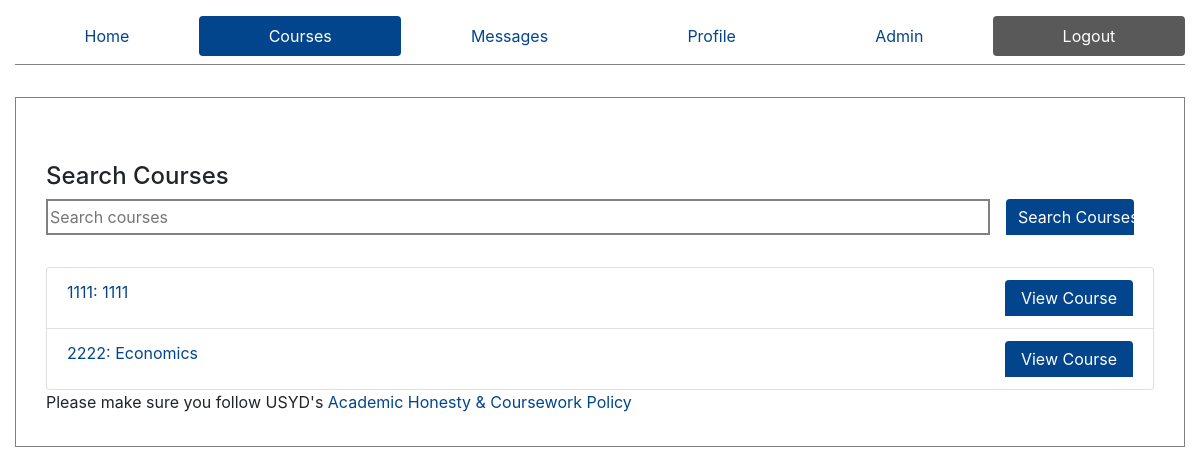
Before: /courses/ (signed in) with the older database file.
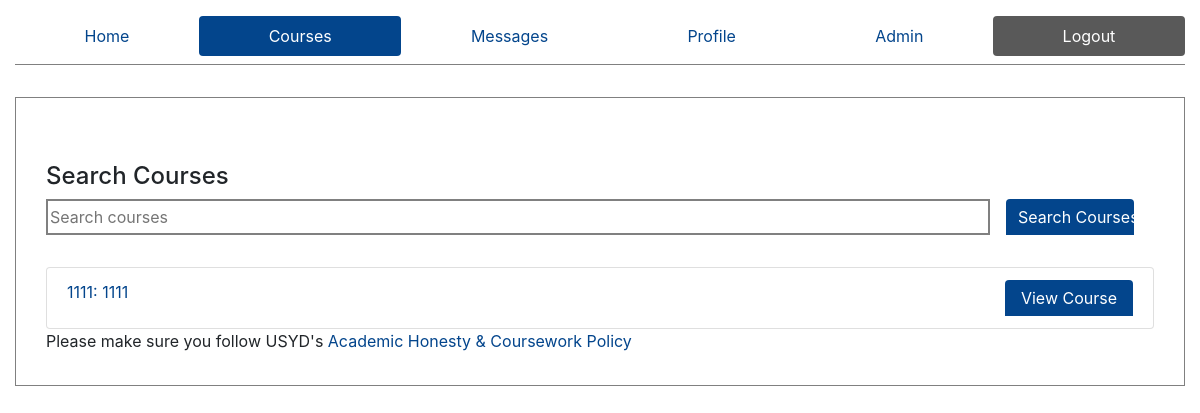
After: the same page with the newer database file.
### ed/models.py (models this page shows)
class Course(models.Model):
    courseCode = models.CharField(max_length=20, default="Course Code")
    courseName = models.CharField(max_length=50, default="CourseName")
    members = models.ManyToManyField(Profile, through="MemberShip", through_fields=("course", "person"))

### ed/views.py (the view)
# urls.py: path('courses/', views.CourseList, name="All Courses"),
def CourseList(request):
    queryset = Course.objects.all()
    is_admin = False
    p = Profile.objects.get(user=request.user)
    if p.is_admin:
        is_admin = True
    context = {
        'active': 'courses',
        'courses': queryset.all(),
        'is_admin': is_admin
    }
    return render(request, 'courses.html', context=context)

### templates/courses.html (shortened to what this page needs)
{% extends "core.html" %}
{% block content %}
 <div class="container-fluid" style="margin-bottom: 2rem; margin-top: 3rem">
    <h4>Search Courses</h4>
    <div class="row">
        <div class="col-12">
        <form action="/courses/search" method="post" style="display: flex; justify-content: center">
            <div class="search-box" style="display: flex; width:100%; border: 1px solid gray;">
                <input id="search" name="search" type="text" placeholder="Search courses" style=" width:100%" role='search' aria-label="Search Courses">
            </div>
            <input type="submit" value="Search Courses" style="width: 8rem; margin-left: 1rem; margin-right: 1.25rem" class="btn btn-primary">
        </form>
        </div>
    </div>
</div>
<div class="container-fluid">
    {% if courses %}
        <ul class="list-group">
        {% for course in courses %}
            <li class="list-group-item" style="display: flex">
                <a href="{{course.courseCode}}">{{course.courseCode}}: {{course.courseName}}</a>
                <div class="ctas" style="margin-left: auto">
                    <a class="btn btn-primary" style="width:8rem" href="/courses/{{course.courseCode}}">
                        View Course
                    </a>
                </div>
            </li>
        {% endfor %}
        </ul>
    {% else %}
        <p>Couldn't find any courses.. try again</p>
    {% endif %}
{% endblock %}

Changed rows visible on the page:
removed Course: courseCode "2222", courseName "Economics"
